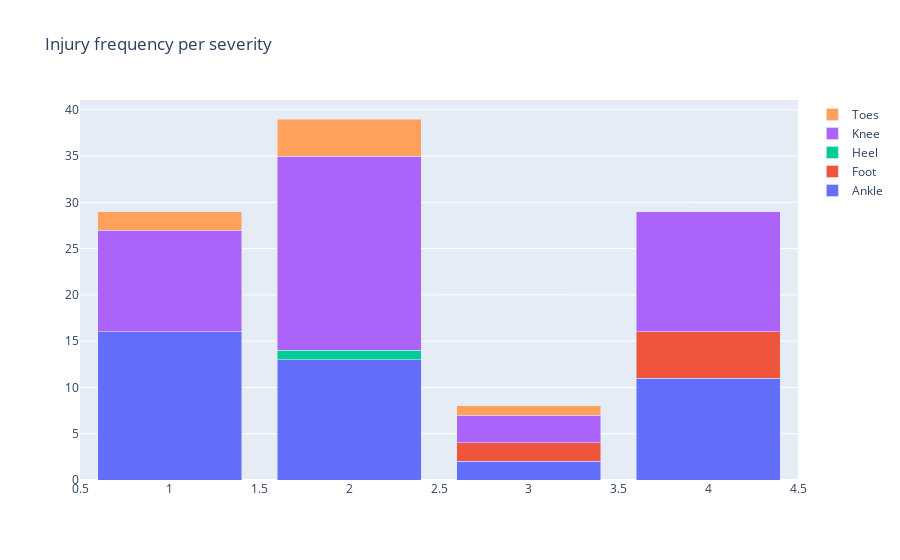

Notebook source saved alongside this figure:
### Code cell
data = [
    go.Bar(                                                  # trace 1
    x = [severity for severity in df_severity2.index],
    y = [value for value in df_severity2['Ankle']],
    name = 'Ankle'), 
    
    go.Bar(                                                  # trace 2
    x = [severity for severity in df_severity2.index],
    y = [value for value in df_severity2['Foot']],
    name = 'Foot'),
    
    go.Bar(                                                  # trace 3
    x = [severity for severity in df_severity2.index],
    y = [value for value in df_severity2['Heel']],
    name = 'Heel'),
    
    go.Bar(                                                  # trace 4
    x = [severity for severity in df_severity2.index],
    y = [value for value in df_severity2['Knee']],
    name = 'Knee'),
    
    go.Bar(                                                  # trace 5
    x = [severity for severity in df_severity2.index],
    y = [value for value in df_severity2['Toes']],
    name = 'Toes')
]
        
# create a layout, remember to set the barmode here

layout = go.Layout(
    title = 'Injury frequency per severity'
)


# create a fig from data & layout, and plot the fig.

fig = go.Figure(data=data, layout=layout)
fig.update_layout(barmode = 'stack')
fig.show()

### Figure 1 — Plotly figure (JSON) as saved in the notebook; plotly's stock layout.template omitted (floating-point values rounded to 4 significant figures)
{"data": [{"name": "Ankle", "type": "bar", "x": [1, 2, 3, 4], "y": [16, 13, 2, 11]}, {"name": "Foot", "type": "bar", "x": [1, 2, 3, 4], "y": [0, 0, 2, 5]}, {"name": "Heel", "type": "bar", "x": [1, 2, 3, 4], "y": [0, 1, 0, 0]}, {"name": "Knee", "type": "bar", "x": [1, 2, 3, 4], "y": [11, 21, 3, 13]}, {"name": "Toes", "type": "bar", "x": [1, 2, 3, 4], "y": [2, 4, 1, 0]}], "layout": {"autosize": true, "barmode": "stack", "title": {"text": "Injury frequency per severity"}, "xaxis": {"autorange": true, "range": [0.5, 4.5], "type": "linear"}, "yaxis": {"autorange": true, "range": [0, 41.05], "type": "linear"}}}
